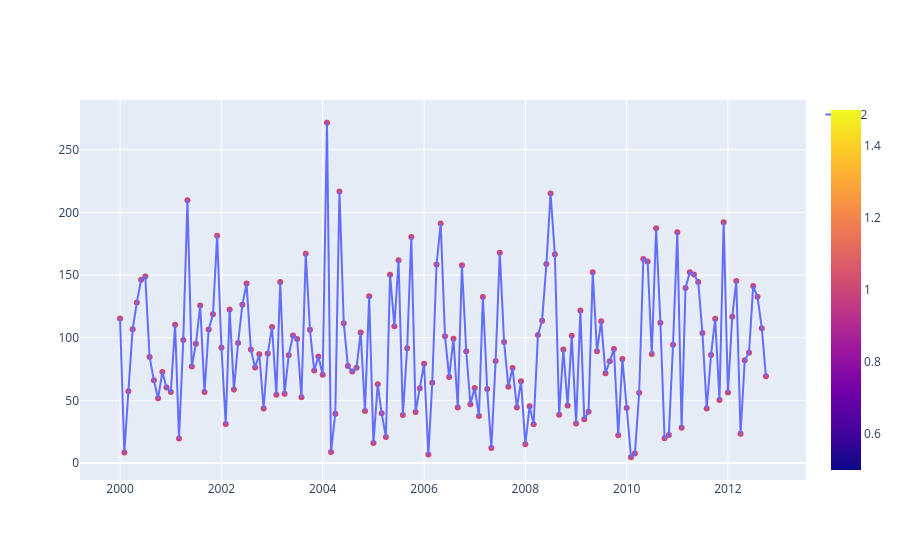

Here is the notebook cell this chart was saved with:
### Code cell
# px画线和散点：
data = pd.read_csv('D:/pyprj/data/plotly_data/datasets-master/nz_weather.csv')
data['Color1'] = 1
data['Color2'] = 2
fig1 = px.scatter(data,x='DATE',y='Auckland',color='Color1')
fig2 = px.line(data,x='DATE',y='Auckland',color='Color2')
fig = go.Figure(data=fig1.data + fig2.data) #怎么实现双Y轴"secondary_y": True
fig.show()
#可以使用 color="sex",  # 颜色和标记来同时区分  symbol="smoker"

### Figure 1 — Plotly figure (JSON) as saved in the notebook; plotly's stock layout.template omitted (floating-point values rounded to 4 significant figures; data arrays with more than 128 entries replaced by an {"elided": "..."} marker saying what was removed)
{"data": [{"hovertemplate": "DATE=%{x}<br>Auckland=%{y}<br>Color1=%{marker.color}<extra></extra>", "legendgroup": "", "marker": {"color": {"elided": "154 int values"}, "coloraxis": "coloraxis", "symbol": "circle"}, "mode": "markers", "name": "", "orientation": "v", "showlegend": false, "type": "scatter", "x": {"elided": "154 str values"}, "xaxis": "x", "y": {"elided": "154 float values"}, "yaxis": "y"}, {"hovertemplate": "Color2=2<br>DATE=%{x}<br>Auckland=%{y}<extra></extra>", "legendgroup": "2", "line": {"color": "#636efa", "dash": "solid"}, "marker": {"symbol": "circle"}, "mode": "lines", "name": "2", "orientation": "v", "showlegend": true, "type": "scatter", "x": {"elided": "154 str values"}, "xaxis": "x", "y": {"elided": "154 float values"}, "yaxis": "y"}], "layout": {}}
